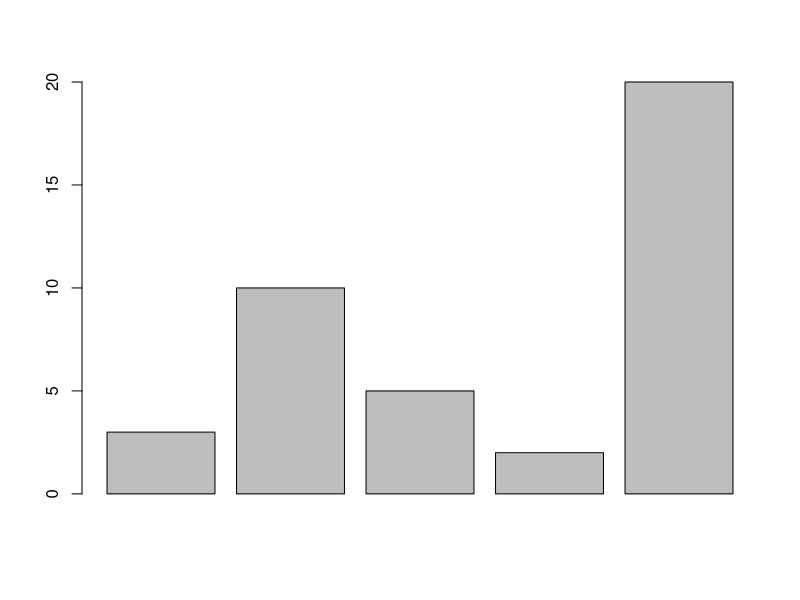
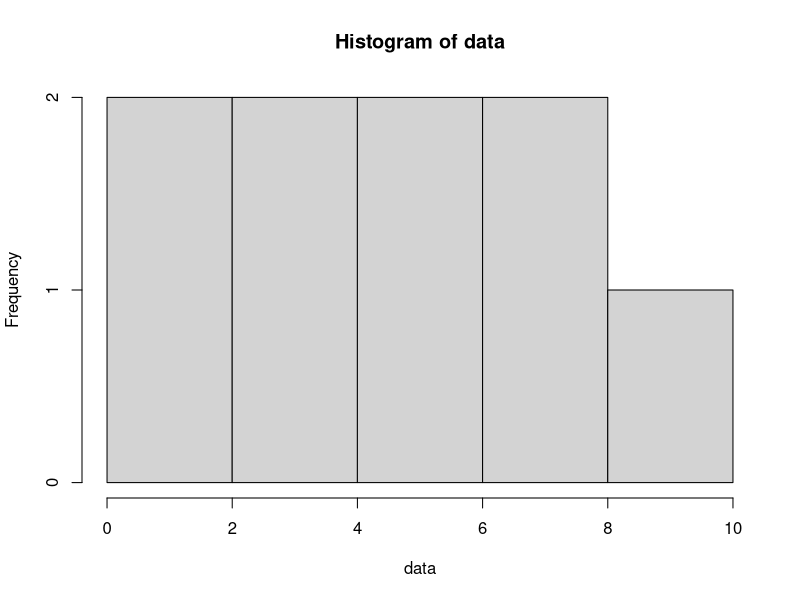
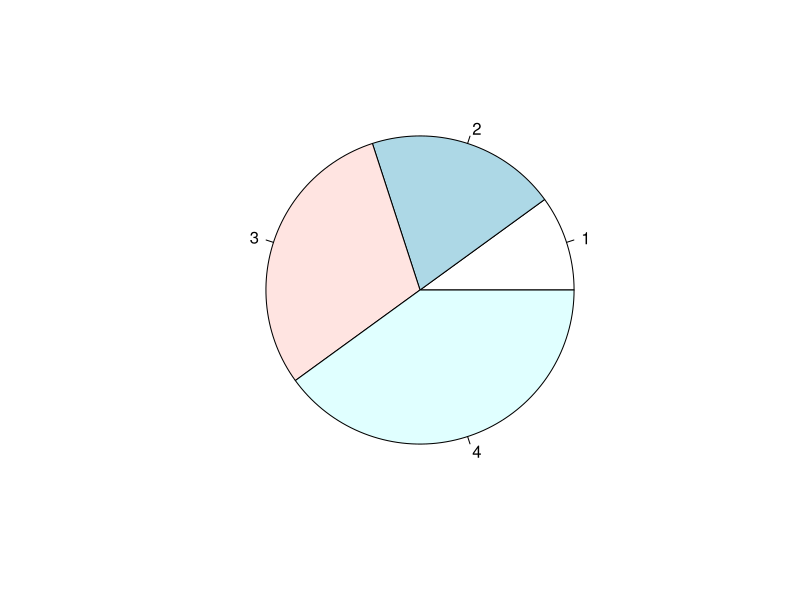
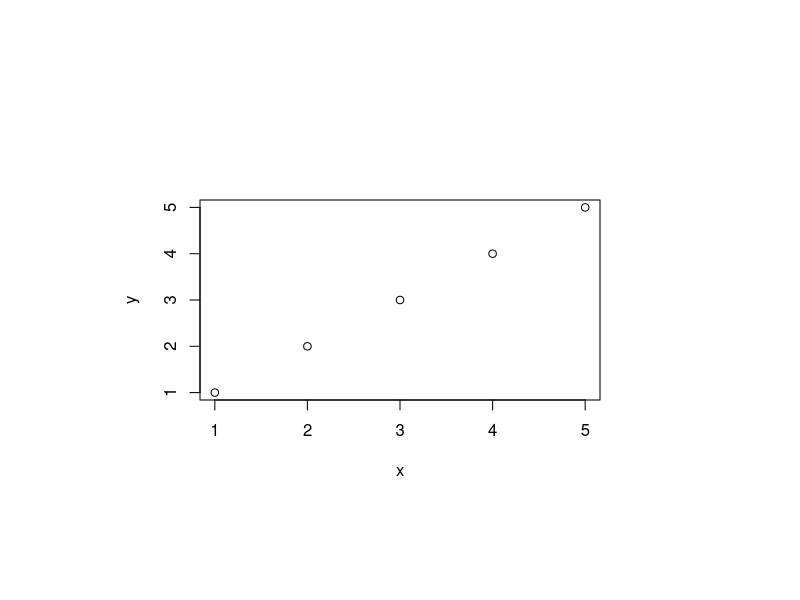
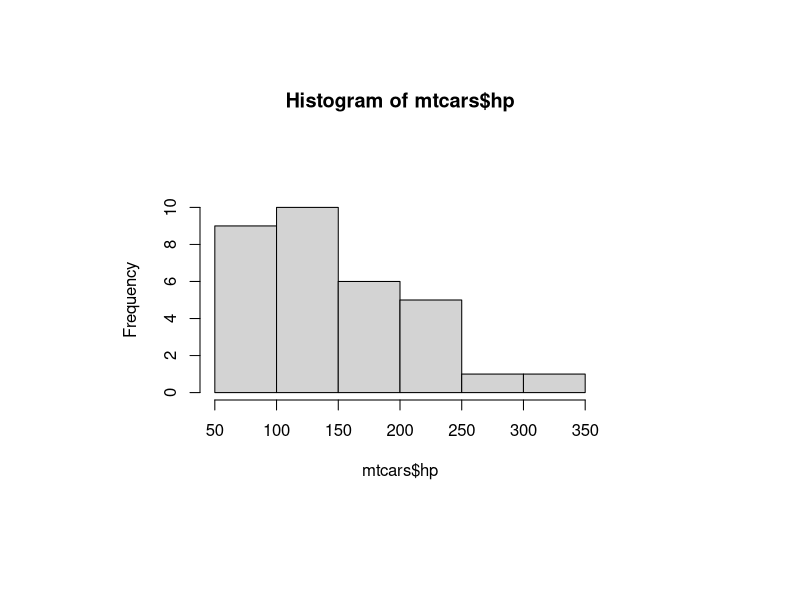
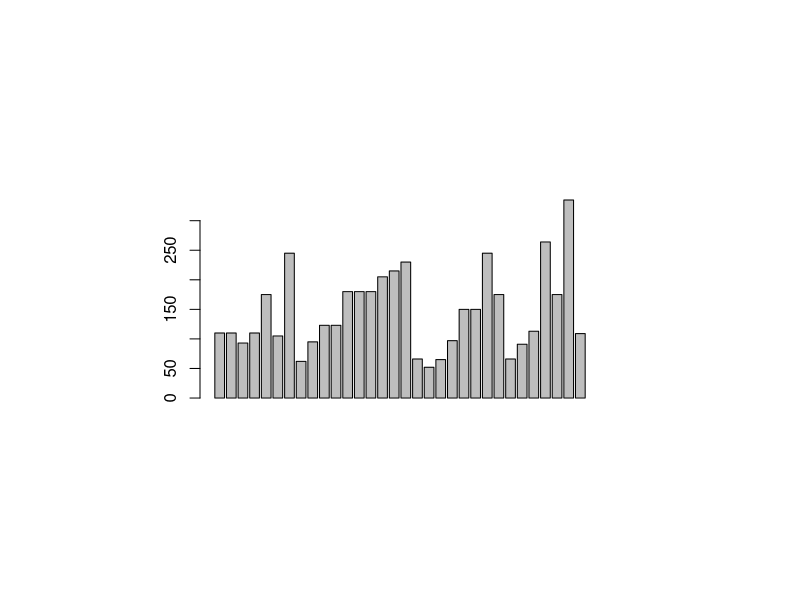
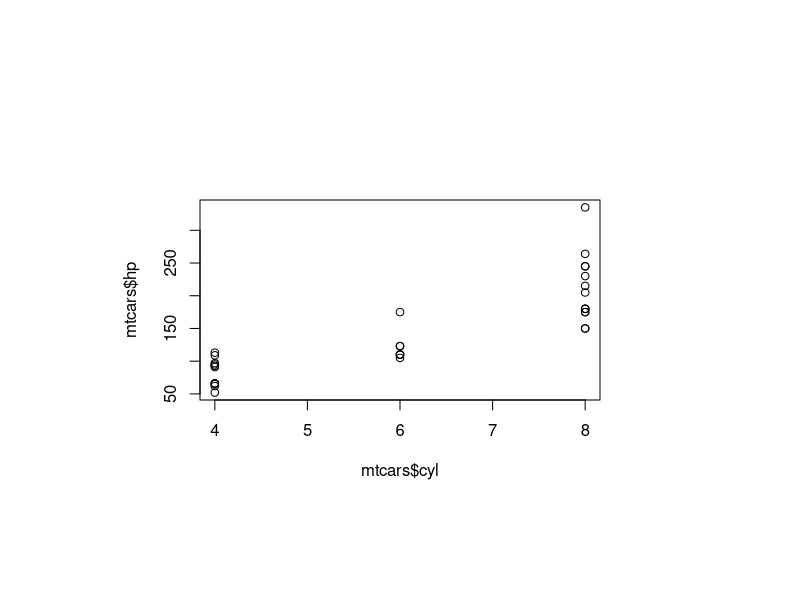
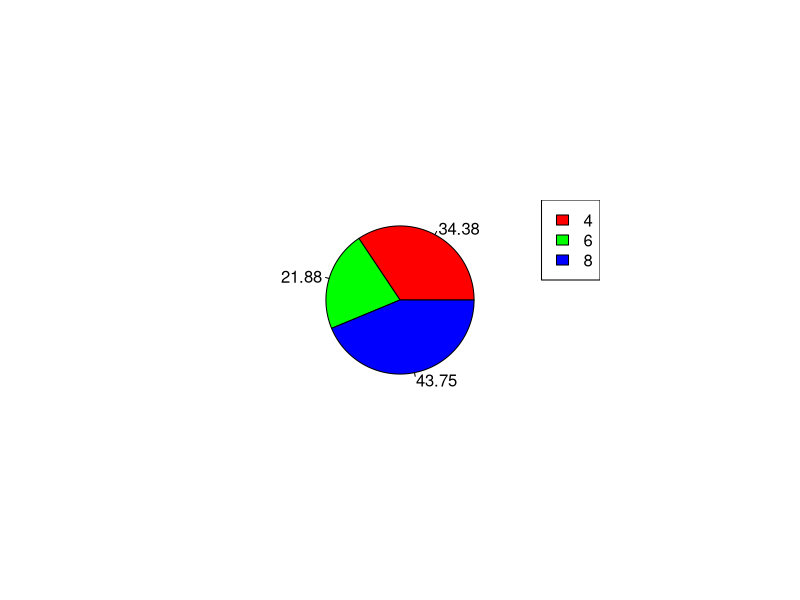

Generate these figures, in order, with R:
#Exp - 8 Data visualiization Bar Plot, Pie Chart, Histogram , Scattered Plot
#Prog - 1(i) Bar Chart
data<- c(3,10,5,2,20)
barplot(data)

#Prog - 2(ii) Histogram
data <- c(1,2,3,4,5,6,7,8,9)
hist(data)

#Prog - 3(iii) Pie Chart
data<-c(10,20,30,40)
pie(data)

#Prog - 4(iv) Scatter Plot
par(mar = c(10, 10, 10, 10))
x<-c(1,2,3,4,5)
y<-c(1,2,3,4,5)
plot(x,y)

#Prog - 2 Loading and Creating graph using default
data("mtcars")
head(mtcars)
tail(mtcars)
nrow(mtcars)
ncol(mtcars)
?mtcars
summary(mtcars)
quantile(mtcars$wt)
quantile(mtcars$wt,c(.2,.4,.8))

hist(mtcars$hp)#histogram
barplot(mtcars$hp)#barchart
plot(mtcars$cyl,mtcars$hp)#scatterplot
#pie chart
cyl<-table(mtcars$cyl)
cyl
contribution<-round(100*cyl/sum(cyl),2)
contribution
pie(contribution,labels = contribution,col=rainbow(length(contribution)))
legend("topright",c("4","6","8"),fill=rainbow(length(contribution)))

